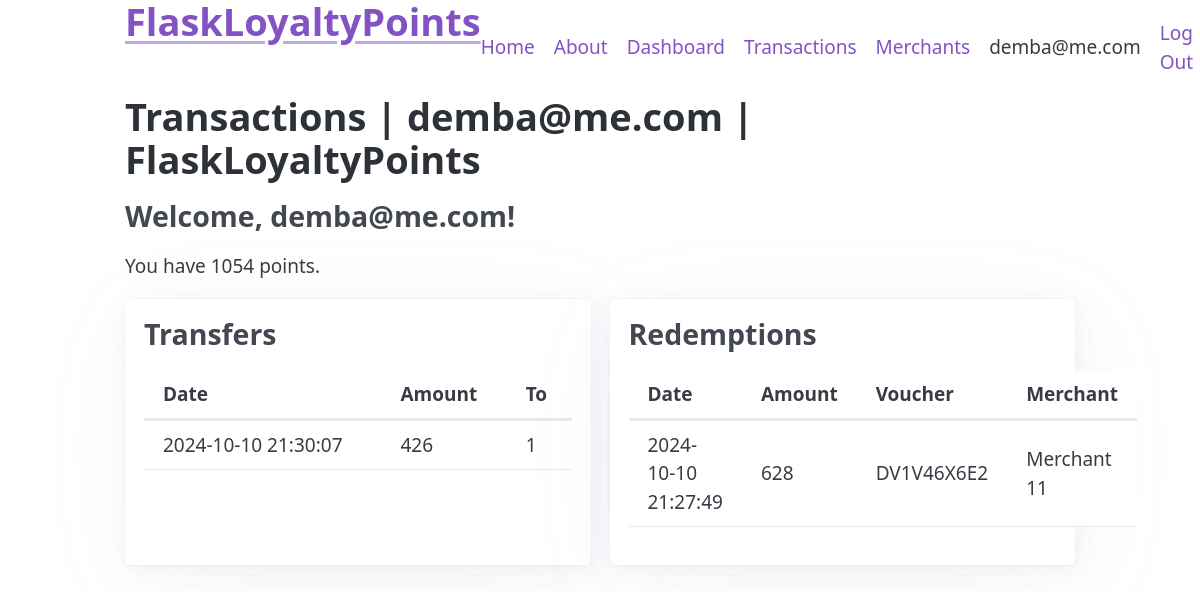
Before: /points/transactions/ (signed in) with the older database file.
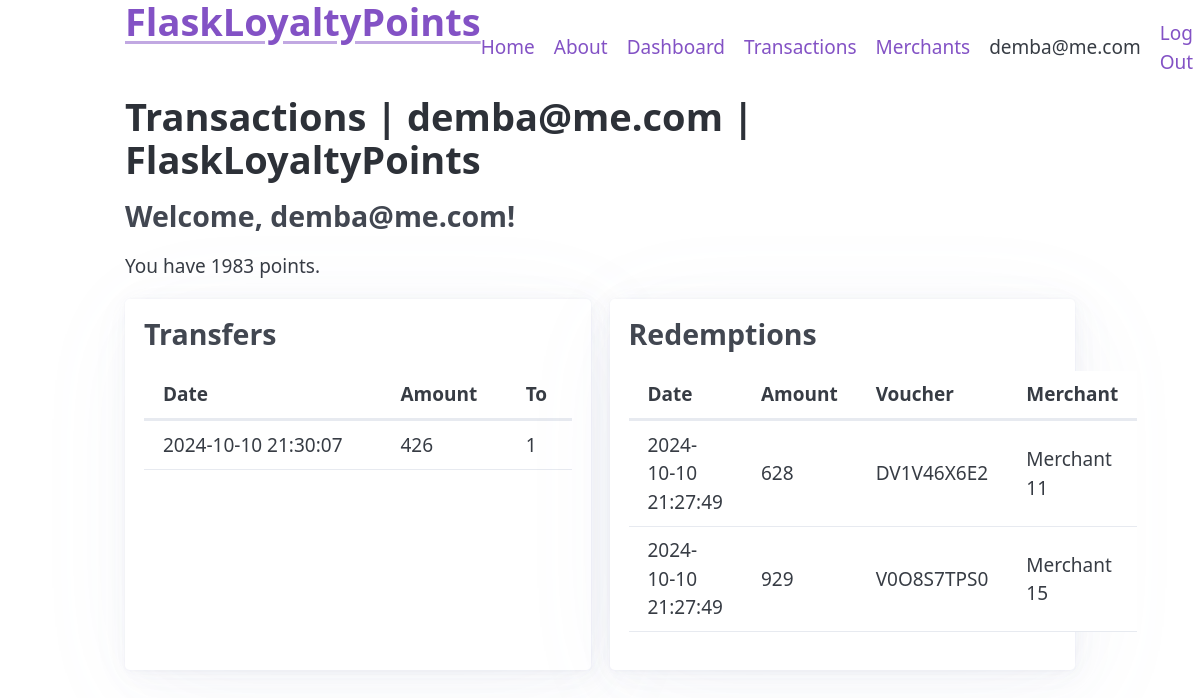
After: the same page with the newer database file.
### tables this page shows
CREATE TABLE user (
  id INTEGER PRIMARY KEY AUTOINCREMENT,
  username TEXT UNIQUE NOT NULL,
  email TEXT UNIQUE NOT NULL,
  password TEXT NOT NULL,
  points INTEGER DEFAULT 0
);

CREATE TABLE transactions (
  id INTEGER PRIMARY KEY AUTOINCREMENT,
  sender_id INTEGER,
  receiver_id INTEGER,
  points INTEGER NOT NULL,
  created TIMESTAMP NOT NULL DEFAULT CURRENT_TIMESTAMP,
  FOREIGN KEY (sender_id) REFERENCES user (id),
  FOREIGN KEY (receiver_id) REFERENCES user (id)
);

CREATE TABLE vouchers (
  id INTEGER PRIMARY KEY AUTOINCREMENT,
  merchant_id INTEGER NOT NULL,
  user_id INTEGER, 
  voucher_id INTEGER,
  code TEXT UNIQUE NOT NULL,
  points_redeemed INTEGER NOT NULL,
  status TEXT NOT NULL DEFAULT 'active',
  created TIMESTAMP NOT NULL DEFAULT CURRENT_TIMESTAMP,
  FOREIGN KEY (merchant_id) REFERENCES merchants (id),
  FOREIGN KEY (user_id) REFERENCES user (id)
);

CREATE TABLE merchants (
  id INTEGER PRIMARY KEY AUTOINCREMENT,
  name TEXT NOT NULL,
  description TEXT NOT NULL,
  email TEXT UNIQUE NOT NULL,
  password TEXT NOT NULL DEFAULT "testing1234",
  created TIMESTAMP NOT NULL DEFAULT CURRENT_TIMESTAMP

);

### flaskr/points.py (the view)
@bp.route('/transactions/', methods=['GET', 'POST'])
@login_required
def transactions():
    if 'user_id' not in session:
        return redirect(url_for('auth.login'))
    db = get_db()
    user_id = int(session['user_id'])
    user = db.execute("SELECT * FROM user WHERE id = ?", (user_id,)).fetchone()
    transactions = db.execute("SELECT sender_id, receiver_id, points, created FROM transactions WHERE sender_id = ? OR receiver_id = ? ORDER BY created DESC", (user_id, user_id)).fetchall()
    transactions2 = db.execute(
        'SELECT t.sender_id, t.receiver_id, t.points, t.created, email from transactions t '
        ' JOIN  user u ON t.sender_id = u.id OR t.receiver_id = u.id AND t.sender_id = ? OR t.receiver_id = ?', (user_id, user_id)).fetchall()
    redemptions = db.execute(
        "SELECT v.id,  code, points_redeemed, v.created, name FROM vouchers v JOIN merchants m ON v.merchant_id = m.id AND v.user_id = ? ORDER BY v.created DESC", (user_id,)).fetchall()
    for r in redemptions:
        print(r['name'])
    return render_template('points/transactions.html', transactions=transactions, redemptions=redemptions, user=user)

### flaskr/auth.py (called while the page is built)
def login_required(view):
    @functools.wraps(view)
    def wrapped_view(**kwargs):
        if g.user is None:
            return redirect(url_for("auth.login"))
        return view(**kwargs)
    return wrapped_view

@bp.before_app_request
def load_logged_in_user():
    user_id = session.get("user_id")
    if user_id is None:
        g.user = None
    else:
        g.user = (
            get_db().execute("SELECT * FROM user WHERE id = ?", (user_id,)).fetchone()
        )

### flaskr/db.py (called while the page is built)
def get_db():
    if "db" not in g:
        g.db = sqlite3.connect(
            current_app.config["DATABASE"], detect_types=sqlite3.PARSE_DECLTYPES
        )
        g.db.row_factory = sqlite3.Row
    return g.db

### flaskr/templates/points/transactions.html (shortened to what this page needs)
{% extends 'base.html' %}
{% block header %}
  <h1>{% block title %}Transactions | {{ g.user['email'] }} | FlaskLoyaltyPoints {% endblock %}</h1>
{% endblock %}
{% block content %}
<div>
    <h3>Welcome, {{ g.user['email'] }}!</h3>
    {% if user.points > 0 %}
    <p>You have {{ g.user['points'] }} points.</p>
    {% else %}
    <p>You have no points remaining</p>
    {% endif %}
  </div>
{% if transactions or redemptions %}
<section>
    <div class="grid">
        <article>
            <h3>Transfers</h3>
           <table class="table">
             <thead>
               <tr>
                 <th>Date</th>
                 <th>Amount</th>
                 <th>To</th>
               </tr>
             </thead>
             <tbody>
               {% for transaction in transactions %}
               <tr>
                 <td>{{ transaction.created }}</td>
                 <td>{{ transaction.points }}</td>
                 <td>{{ transaction.receiver_id }}</td>
               </tr>
               {% endfor %}
             </tbody>
           </table>
          </article>
        <article>
            <h3>Redemptions </h3>
            <table class="table">
              <thead>
                <tr>
                  <th>Date</th>
                  <th>Amount</th>
                  <th>Voucher</th>
                  <th>Merchant</th>
                </tr>
              </thead>
              <tbody>
                {% for r in redemptions %}
                <tr>
                  <td>{{ r.created }}</td>
                  <td>{{ r.points_redeemed }}</td>
                  <td>{{ r.code }}</td>
                  <td>{{ r.name }}</td>
                </tr>
                {% endfor %}
              </tbody>
            </table>
        </article>
    </div>
</section>
{% else %}
<p>No transactions to display </p>
{% endif %}
{% endblock %}

### flaskr/templates/base.html (shortened to what this page needs)
<!DOCTYPE html>
<html lang="en">
<head>
    <link rel="stylesheet" href="{{ url_for('static', filename='pico.min.css') }}">
</head>
<body class="container">
    <nav>
        <h1><a href="{{ url_for('pages.index') }}">FlaskLoyaltyPoints</a></h1>
        <ul>
            <li><a href="{{ url_for('pages.index') }}">Home</a></li>
            <li><a href="{{ url_for('pages.about') }}">About</a></li>
            {% if g.user %}
                <li><a href="{{ url_for('points.dashboard') }}">Dashboard</a></li>
                <li><a href="{{ url_for('points.transactions') }}">Transactions</a></li>
                <li><a href="{{ url_for('points.merchants') }}">Merchants</a></li>
                <li><span>{{ g.user['username'] }}</span>
                <li><a href="{{ url_for('auth.logout') }}">Log Out</a>
            {% else %}
                <li><a href="{{ url_for('auth.register') }}">Register</a>
                <li><a href="{{ url_for('auth.login') }}">Log In</a>
            {% endif %}
        </ul>
  </nav>
    <section class="container">
        <header>
        {% block header %}{% endblock %}
        </header>
        {% block content %}{% endblock %}
    </section>
</body>
</html>

Changed rows visible on the page:
changed user "demba@me.com": user.points "1054" → "1983"
now on this page (row edited): vouchers: created "2024-10-10 21:27:49", points_redeemed "929", code "V0O8S7TPS0", name "Merchant 15"
